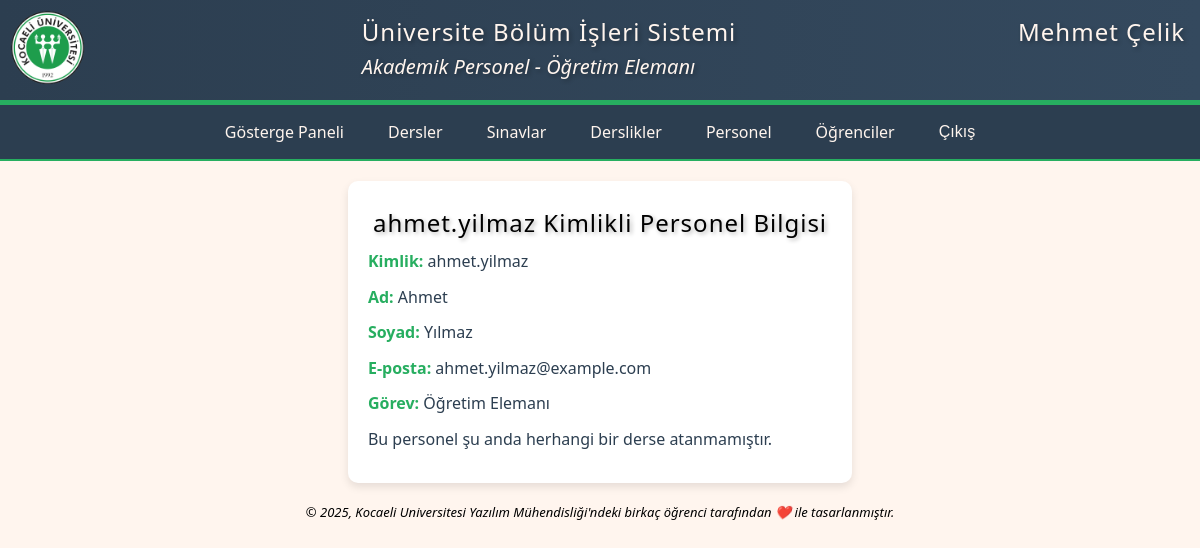
/accounts/staff/1/ (signed in), run on an earlier commit of the app's database.
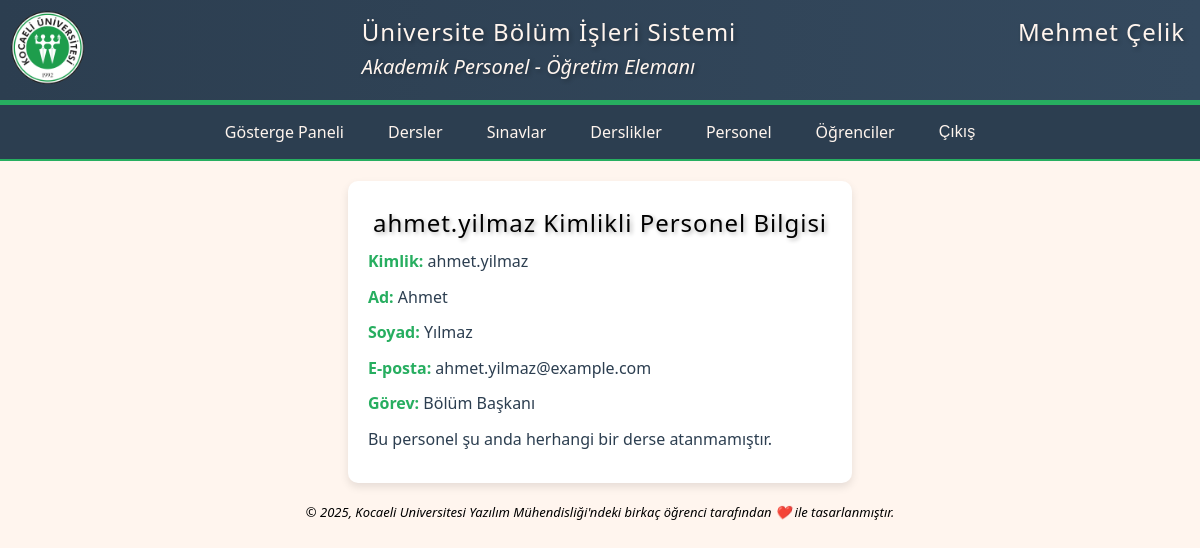
And on a later commit of the database.
### accounts/models.py (models this page shows, shortened)
class CustomUser(AbstractUser):
    role = models.ForeignKey('Role', on_delete=models.CASCADE, null=True, verbose_name='Rol')
    class Meta:
        verbose_name = 'personel'
        verbose_name_plural = 'personeller'

class Role(models.Model):
    title = models.CharField(max_length=50, verbose_name='İsim')
    type = models.CharField(max_length=50, verbose_name='Tür')
    class Meta:
        verbose_name = 'rol'
        verbose_name_plural = 'roller'

### accounts/views.py (the view)
# urls.py: path('staff/<int:pk>/', StaffDetailView.as_view(), name='staff_detail'),
class StaffDetailView(LoginRequiredMixin, DetailView):
    model = CustomUser
    template_name = 'staff_detail.html'
    context_object_name = 'staff'
    def get_context_data(self, **kwargs):
        context = super().get_context_data(**kwargs)
        staff = self.get_object()
        given_courses = CourseSchedule.objects.filter(course__course_instructor=staff)
        context['given_courses'] = given_courses
        return context

### pages/templates/staff_detail.html (shortened to what this page needs)
{% extends 'base.html' %}
{% load static %}
    {% block css %}<link rel="stylesheet" href="{% static 'css/detail.css' %}" type="text/css">{% endblock %}
    {% block article %}
        <article>
            <div class="content">
                <div class="info">
                    <h2>{{ staff.username }} Kimlikli Personel Bilgisi</h2>
                    <p><strong>Kimlik:</strong> {{ staff.username }}</p>
                    <p><strong>Ad:</strong> {{ staff.first_name }}</p>
                    <p><strong>Soyad:</strong> {{ staff.last_name }}</p>
                    <p><strong>E-posta:</strong> {{ staff.email }}</p>
                    <p><strong>Görev:</strong> {{ staff.role.title }}</p>
                </div>
                <div class="status">
                    {% if given_courses %}
                        <h2>Bu Personelin Verdiği Dersler</h2>
                        <table>
                            <thead>
                                <tr>
                                    <th>Ders</th>
                                    <th>Kod</th>
                                    <th>Kredi</th>
                                    <th>Seviye</th>
                                </tr>
                            </thead>
                            <tbody>
                                {% for cs in given_courses %}
                                    <tr>
                                        <td>{{ cs.course.course_name }}</td>
                                        <td>{{ cs.course.course_code }}</td>
                                        <td>{{ cs.course.course_credit }}</td>
                                        <td>{{ cs.course.course_level }}</td>
                                        </td>
                                    </tr>
                                {% endfor %}
                            </tbody>
                        </table>
                        <form method="GET" action="{% url 'course_schedule_view' staff.id %}">
                            <button type="submit">Ders Programını Görüntüle</button>
                        </form>
                    </div>
                {% else %}
                    <p>Bu personel şu anda herhangi bir derse atanmamıştır.</p>
                {% endif %}
            </div>
        </article>
    {% endblock %}

What changed in the data, as far as the page shows it:
changed CustomUser "ahmet.yilmaz": role "Öğretim Elemanı" → "Bölüm Başkanı"
